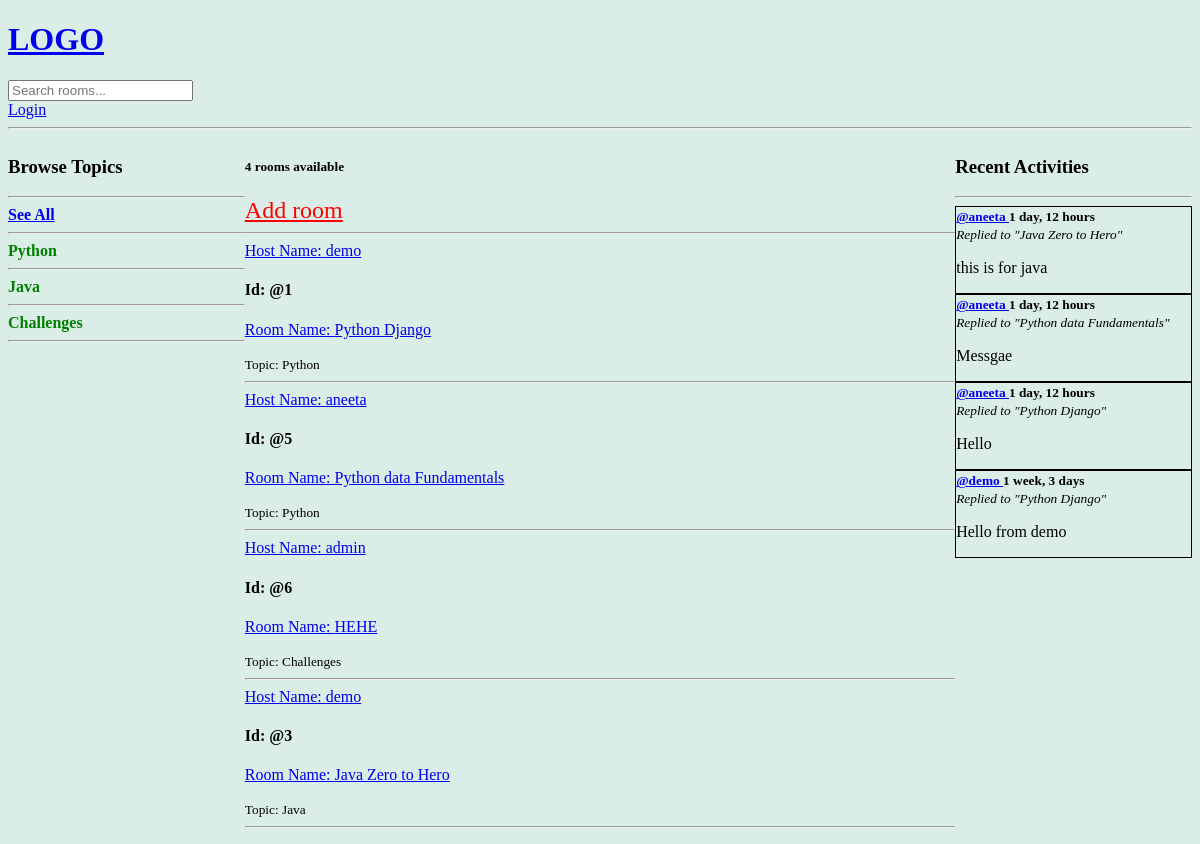
The app's page /, older data.
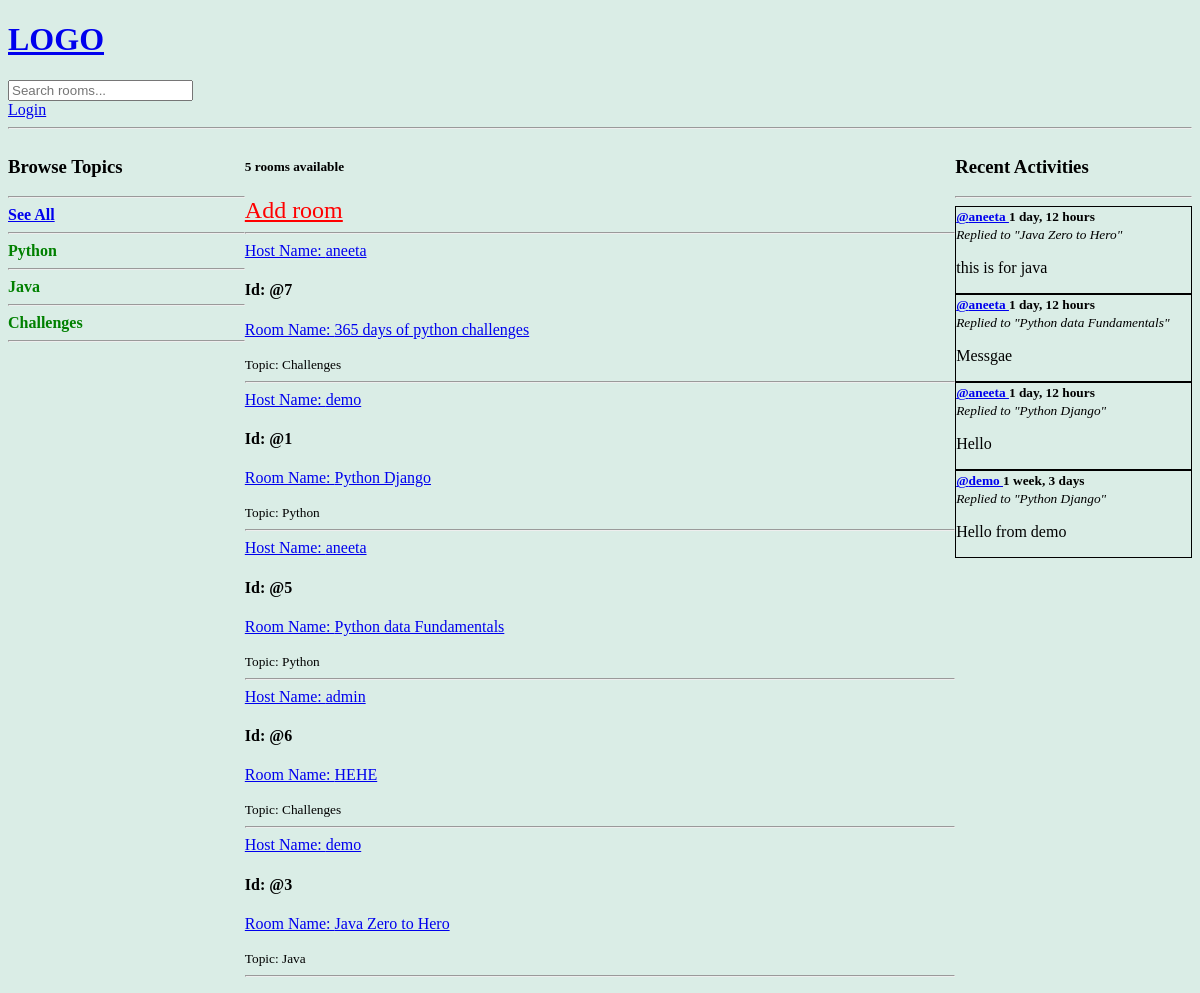
The same page, newer data.
### base/models.py (models this page shows, shortened)
class Topic(models.Model):
    name = models.CharField(max_length=200)

class Room(models.Model):
    host = models.ForeignKey(User, on_delete=models.SET_NULL, null = True)
    topic = models.ForeignKey(Topic, on_delete=models.SET_NULL, null = True)
    name = models.CharField(max_length=100)
    description = models.TextField(null=True, blank=True)
    participants = models.ManyToManyField(User, related_name='participants', blank= True)  #related name as the user is used already
    updated = models.DateTimeField(auto_now=True)
    created = models.DateTimeField(auto_now_add=True)
    class Meta:
        ordering = ['-updated', '-created']
    def __str__(self):
        return self.name

class Message(models.Model):
    user = models.ForeignKey(User, on_delete=models.CASCADE)
    room = models.ForeignKey(Room, on_delete=models.CASCADE)
    body = models.TextField()
    updated = models.DateTimeField(auto_now=True)
    created = models.DateTimeField(auto_now_add=True)
    class Meta:
        ordering = ['-updated', '-created']
    def __str__(self):
        return self.body[0:50]

### base/views.py (the view)
# urls.py: path('', views.home, name='home'),
def home(request):
    q= request.GET.get('q') if request.GET.get('q') != None else ''
    rooms = Room.objects.filter(
        Q(topic__name__icontains= q) |
        Q(name__icontains= q) |
        Q(description__icontains = q)
    )
    topic = Topic.objects.all()
    room_count = rooms.count()
    message = Message.objects.filter(Q(room__topic__name__icontains = q))
    context = {'r': rooms, 'topics': topic, 'room_count': room_count, 'msg': message}
    return render(request, 'base/home.html', context)

### base/templates/base/home.html (shortened to what this page needs)
        {% extends "main.html" %}
        {% block content %}
        <div class ="home-container">
            <div>
               {% include 'base/topics.html' %}
            </div>
            <div>
                <div>
                    <h5> {{room_count}} rooms available </h5>
                    <a style="color:red; font-size:24px" href="{% url 'addRoom' %}"> Add room </a> <br>
                    <hr>
                    {% include 'base/feed.html' %}
                </div>
            </div>
            <div>
                {% include 'base/activity.html' %}
            </div>
        </div>
        {% endblock content %}

### base/templates/base/topics.html
<h3> Browse Topics </h3>
<hr>
<div>
    <a style="font-weight: 600" href="{% url 'home' %}"> See All </a>
</div>
<hr>
{% for topic in topics %}
    <div>
        <a style="text-decoration: none; color: green; font-weight: 600" href="{% url 'home' %}?q={{topic.name}}"> {{topic.name}} </a>
    </div>
    <hr>
{% endfor %}

### base/templates/base/feed.html (shortened to what this page needs)
{% for i in r %}
<div>
    <a href="{% url 'userProfile' i.host.id %}">Host Name: {{i.host.username}} </span> </a>
    <h4> Id: @{{i.id}} </h4>
    <p> <a href="{% url 'room' i.id%}"> Room Name: {{i.name}} </a> </p>
    <small>Topic: {{i.topic.name}} </small> <br>
</div>
<hr>
{% endfor %}

### base/templates/base/activity.html (shortened to what this page needs)
<h3> Recent Activities </h3>
<hr>
{% for msg in msg %}
<div style="border: 1px solid">
    <small> <b> <a href="{% url 'userProfile' msg.user.id %}"> @{{msg.user}} </a>  {{msg.created|timesince}}  </b> </small> <br>
    <small > <i> Replied to "{{msg.room}}" </i> </small>
    <p> {{msg}} </p>
</div>
{% endfor %}

Row changes from the older to the newer data that the page shows:
added Room: host.username "aneeta", id "7", name "365 days of python challenges", topic.name "Challenges"
Text that changed along with them:
{{ room_count }}: "4" → "5"
